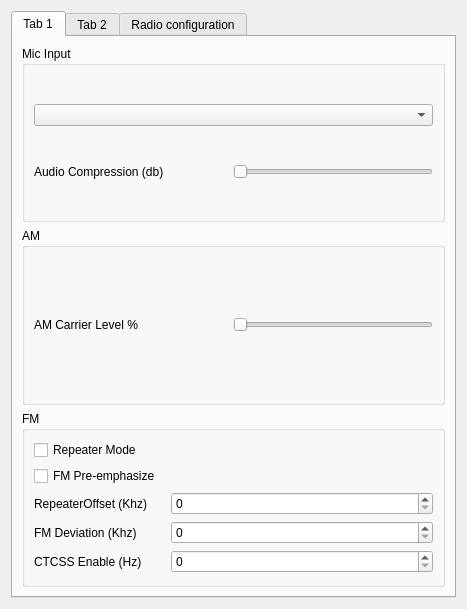
<?xml version="1.0" encoding="UTF-8"?>
<ui version="4.0">
 <class>cusdr_radioSettingsWidget</class>
 <widget class="QDialog" name="cusdr_radioSettingsWidget">
  <property name="geometry">
   <rect>
    <x>0</x>
    <y>0</y>
    <width>467</width>
    <height>609</height>
   </rect>
  </property>
  <property name="windowTitle">
   <string>Dialog</string>
  </property>
  <layout class="QVBoxLayout" name="verticalLayout">
   <item>
    <widget class="QTabWidget" name="tabWidget">
     <property name="currentIndex">
      <number>0</number>
     </property>
     <widget class="QWidget" name="tab">
      <attribute name="title">
       <string>Tab 1</string>
      </attribute>
      <layout class="QVBoxLayout" name="verticalLayout_6">
       <item>
        <widget class="QGroupBox" name="groupBox">
         <property name="title">
          <string>Mic Input</string>
         </property>
         <property name="flat">
          <bool>false</bool>
         </property>
         <layout class="QVBoxLayout" name="verticalLayout_4">
          <property name="spacing">
           <number>9</number>
          </property>
          <item>
           <widget class="QComboBox" name="audiodevlist"/>
          </item>
          <item>
           <layout class="QHBoxLayout" name="horizontalLayout_2">
            <item>
             <widget class="QLabel" name="label_2">
              <property name="text">
               <string>Audio Compression (db)</string>
              </property>
             </widget>
            </item>
            <item>
             <widget class="QSlider" name="audioCompression">
              <property name="enabled">
               <bool>true</bool>
              </property>
              <property name="sizePolicy">
               <sizepolicy hsizetype="Fixed" vsizetype="Fixed">
                <horstretch>0</horstretch>
                <verstretch>0</verstretch>
               </sizepolicy>
              </property>
              <property name="minimumSize">
               <size>
                <width>200</width>
                <height>0</height>
               </size>
              </property>
              <property name="maximum">
               <number>20</number>
              </property>
              <property name="pageStep">
               <number>5</number>
              </property>
              <property name="orientation">
               <enum>Qt::Horizontal</enum>
              </property>
             </widget>
            </item>
           </layout>
          </item>
         </layout>
        </widget>
       </item>
       <item>
        <widget class="QGroupBox" name="groupBox_3">
         <property name="layoutDirection">
          <enum>Qt::LeftToRight</enum>
         </property>
         <property name="title">
          <string>AM</string>
         </property>
         <layout class="QVBoxLayout" name="verticalLayout_5">
          <item>
           <layout class="QHBoxLayout" name="horizontalLayout">
            <item>
             <widget class="QLabel" name="label_3">
              <property name="text">
               <string>AM Carrier Level %</string>
              </property>
             </widget>
            </item>
            <item>
             <widget class="QSlider" name="amCarrierLevel">
              <property name="sizePolicy">
               <sizepolicy hsizetype="Fixed" vsizetype="Fixed">
                <horstretch>0</horstretch>
                <verstretch>0</verstretch>
               </sizepolicy>
              </property>
              <property name="minimumSize">
               <size>
                <width>200</width>
                <height>0</height>
               </size>
              </property>
              <property name="singleStep">
               <number>5</number>
              </property>
              <property name="orientation">
               <enum>Qt::Horizontal</enum>
              </property>
             </widget>
            </item>
           </layout>
          </item>
         </layout>
        </widget>
       </item>
       <item>
        <widget class="QGroupBox" name="groupBox_2">
         <property name="title">
          <string>FM</string>
         </property>
         <property name="flat">
          <bool>false</bool>
         </property>
         <layout class="QVBoxLayout" name="verticalLayout_2">
          <item>
           <layout class="QVBoxLayout" name="verticalLayout_3">
            <item>
             <widget class="QCheckBox" name="repeaterMode">
              <property name="layoutDirection">
               <enum>Qt::LeftToRight</enum>
              </property>
              <property name="styleSheet">
               <string notr="true"/>
              </property>
              <property name="text">
               <string>Repeater Mode</string>
              </property>
             </widget>
            </item>
            <item>
             <widget class="QCheckBox" name="fmPre">
              <property name="layoutDirection">
               <enum>Qt::LeftToRight</enum>
              </property>
              <property name="text">
               <string>FM Pre-emphasize</string>
              </property>
             </widget>
            </item>
           </layout>
          </item>
          <item>
           <layout class="QGridLayout" name="gridLayout">
            <item row="1" column="0">
             <widget class="QLabel" name="label_5">
              <property name="contextMenuPolicy">
               <enum>Qt::NoContextMenu</enum>
              </property>
              <property name="text">
               <string>FM Deviation (Khz)</string>
              </property>
             </widget>
            </item>
            <item row="1" column="1" colspan="2">
             <widget class="QSpinBox" name="fm_deviation"/>
            </item>
            <item row="2" column="0">
             <widget class="QLabel" name="label_4">
              <property name="text">
               <string>CTCSS Enable (Hz)</string>
              </property>
             </widget>
            </item>
            <item row="2" column="1" colspan="2">
             <widget class="QSpinBox" name="ctcss_tone">
              <property name="maximum">
               <number>1000</number>
              </property>
              <property name="singleStep">
               <number>100</number>
              </property>
             </widget>
            </item>
            <item row="0" column="0">
             <widget class="QLabel" name="label">
              <property name="text">
               <string>RepeaterOffset (Khz)</string>
              </property>
             </widget>
            </item>
            <item row="0" column="1" colspan="2">
             <widget class="QSpinBox" name="repeater_offset">
              <property name="maximum">
               <number>1</number>
              </property>
              <property name="singleStep">
               <number>100</number>
              </property>
             </widget>
            </item>
           </layout>
          </item>
         </layout>
        </widget>
       </item>
      </layout>
     </widget>
     <widget class="QWidget" name="tab_2">
      <attribute name="title">
       <string>Tab 2</string>
      </attribute>
     </widget>
     <widget class="QWidget" name="radio">
      <attribute name="title">
       <string>Radio configuration</string>
      </attribute>
      <layout class="QVBoxLayout" name="radioVLayout">
       <item>
        <widget class="QGroupBox" name="calibrationGroup">
         <property name="title">
          <string>RX calibration</string>
         </property>
         <layout class="QVBoxLayout" name="calibrationVLayout">
          <item>
           <widget class="QCheckBox" name="autoCalCheck">
            <property name="text">
             <string>Auto calibration (DC / IQ)</string>
            </property>
            <property name="toolTip">
             <string>Lime: RX calibration, Soapy DC-offset mode, retune, and DSP DC removal on the spectrum. LNA/TIA/PGA still apply to the device when Lime auto-cal is off; while on, Lime may override element gains.</string>
            </property>
           </widget>
          </item>
         </layout>
        </widget>
       </item>
       <item>
        <widget class="QGroupBox" name="antennaGroup">
         <property name="title">
          <string>Antenna</string>
         </property>
         <layout class="QFormLayout" name="antennaFormLayout">
          <item row="0" column="0">
           <widget class="QLabel" name="antennaLabel">
            <property name="text">
             <string>RX Antenna:</string>
            </property>
           </widget>
          </item>
          <item row="0" column="1">
           <widget class="QComboBox" name="antennaCombo">
            <property name="sizePolicy">
             <sizepolicy hsizetype="Expanding" vsizetype="Fixed">
              <horstretch>1</horstretch>
              <verstretch>0</verstretch>
             </sizepolicy>
            </property>
           </widget>
          </item>
          <item row="1" column="0">
           <widget class="QLabel" name="txAntennaLabel">
            <property name="text">
             <string>TX Antenna:</string>
            </property>
           </widget>
          </item>
          <item row="1" column="1">
           <widget class="QComboBox" name="txAntennaCombo">
            <property name="sizePolicy">
             <sizepolicy hsizetype="Expanding" vsizetype="Fixed">
              <horstretch>1</horstretch>
              <verstretch>0</verstretch>
             </sizepolicy>
            </property>
           </widget>
          </item>
         </layout>
        </widget>
       </item>
       <item>
        <widget class="QGroupBox" name="limeGainGroup">
         <property name="title">
          <string>Gain — LimeSDR (LNA / TIA / PGA)</string>
         </property>
         <layout class="QFormLayout" name="limeGainFormLayout">
          <item row="0" column="0">
           <widget class="QLabel" name="lnaLabel">
            <property name="text">
             <string>LNA (0–30 dB):</string>
            </property>
           </widget>
          </item>
          <item row="0" column="1">
           <layout class="QHBoxLayout" name="lnaRowLayout">
            <property name="leftMargin">
             <number>0</number>
            </property>
            <property name="topMargin">
             <number>0</number>
            </property>
            <property name="rightMargin">
             <number>0</number>
            </property>
            <property name="bottomMargin">
             <number>0</number>
            </property>
            <item>
             <widget class="QSlider" name="lnaSlider">
              <property name="minimum">
               <number>0</number>
              </property>
              <property name="maximum">
               <number>30</number>
              </property>
              <property name="value">
               <number>25</number>
              </property>
              <property name="orientation">
               <enum>Qt::Horizontal</enum>
              </property>
             </widget>
            </item>
            <item>
             <widget class="QSpinBox" name="lnaSpinBox">
              <property name="minimum">
               <number>0</number>
              </property>
              <property name="maximum">
               <number>30</number>
              </property>
              <property name="value">
               <number>25</number>
              </property>
              <property name="maximumSize">
               <size>
                <width>52</width>
                <height>16777215</height>
               </size>
              </property>
             </widget>
            </item>
           </layout>
          </item>
          <item row="1" column="0">
           <widget class="QLabel" name="tiaLabel">
            <property name="text">
             <string>TIA (0/9/12 dB):</string>
            </property>
           </widget>
          </item>
          <item row="1" column="1">
           <layout class="QHBoxLayout" name="tiaRowLayout">
            <property name="leftMargin">
             <number>0</number>
            </property>
            <property name="topMargin">
             <number>0</number>
            </property>
            <property name="rightMargin">
             <number>0</number>
            </property>
            <property name="bottomMargin">
             <number>0</number>
            </property>
            <item>
             <widget class="QSlider" name="tiaSlider">
              <property name="minimum">
               <number>0</number>
              </property>
              <property name="maximum">
               <number>2</number>
              </property>
              <property name="pageStep">
               <number>1</number>
              </property>
              <property name="value">
               <number>1</number>
              </property>
              <property name="orientation">
               <enum>Qt::Horizontal</enum>
              </property>
              <property name="tickPosition">
               <enum>QSlider::TicksBelow</enum>
              </property>
              <property name="tickInterval">
               <number>1</number>
              </property>
             </widget>
            </item>
            <item>
             <widget class="QLabel" name="tiaValueLabel">
              <property name="minimumSize">
               <size>
                <width>28</width>
                <height>0</height>
               </size>
              </property>
              <property name="text">
               <string>9 dB</string>
              </property>
              <property name="alignment">
               <set>Qt::AlignRight|Qt::AlignTrailing|Qt::AlignVCenter</set>
              </property>
             </widget>
            </item>
           </layout>
          </item>
          <item row="2" column="0">
           <widget class="QLabel" name="pgaLabel">
            <property name="text">
             <string>PGA (0–19 dB):</string>
            </property>
           </widget>
          </item>
          <item row="2" column="1">
           <layout class="QHBoxLayout" name="pgaRowLayout">
            <property name="leftMargin">
             <number>0</number>
            </property>
            <property name="topMargin">
             <number>0</number>
            </property>
            <property name="rightMargin">
             <number>0</number>
            </property>
            <property name="bottomMargin">
             <number>0</number>
            </property>
            <item>
             <widget class="QSlider" name="pgaSlider">
              <property name="minimum">
               <number>0</number>
              </property>
              <property name="maximum">
               <number>19</number>
              </property>
              <property name="value">
               <number>12</number>
              </property>
              <property name="orientation">
               <enum>Qt::Horizontal</enum>
              </property>
             </widget>
            </item>
            <item>
             <widget class="QSpinBox" name="pgaSpinBox">
              <property name="minimum">
               <number>0</number>
              </property>
              <property name="maximum">
               <number>19</number>
              </property>
              <property name="value">
               <number>12</number>
              </property>
              <property name="maximumSize">
               <size>
                <width>52</width>
                <height>16777215</height>
               </size>
              </property>
             </widget>
            </item>
           </layout>
          </item>
         </layout>
        </widget>
       </item>
       <item>
        <widget class="QGroupBox" name="overallGainGroup">
         <property name="title">
          <string>Gain — Overall</string>
         </property>
         <layout class="QHBoxLayout" name="overallGainHLayout">
          <item>
           <widget class="QLabel" name="overallGainLabel">
            <property name="text">
             <string>Gain (0–70 dB):</string>
            </property>
           </widget>
          </item>
          <item>
           <widget class="QSlider" name="overallGainSlider">
            <property name="minimum">
             <number>0</number>
            </property>
            <property name="maximum">
             <number>70</number>
            </property>
            <property name="value">
             <number>60</number>
            </property>
            <property name="orientation">
             <enum>Qt::Horizontal</enum>
            </property>
           </widget>
          </item>
          <item>
           <widget class="QSpinBox" name="overallGainSpinBox">
            <property name="minimum">
             <number>0</number>
            </property>
            <property name="maximum">
             <number>70</number>
            </property>
            <property name="value">
             <number>60</number>
            </property>
           </widget>
          </item>
         </layout>
        </widget>
       </item>
       <item>
        <spacer name="radioVSpacer">
         <property name="orientation">
          <enum>Qt::Vertical</enum>
         </property>
         <property name="sizeHint" stdset="0">
          <size>
           <width>20</width>
           <height>40</height>
          </size>
         </property>
        </spacer>
       </item>
      </layout>
     </widget>
    </widget>
   </item>
  </layout>
 </widget>
 <resources/>
 <connections/>
</ui>
